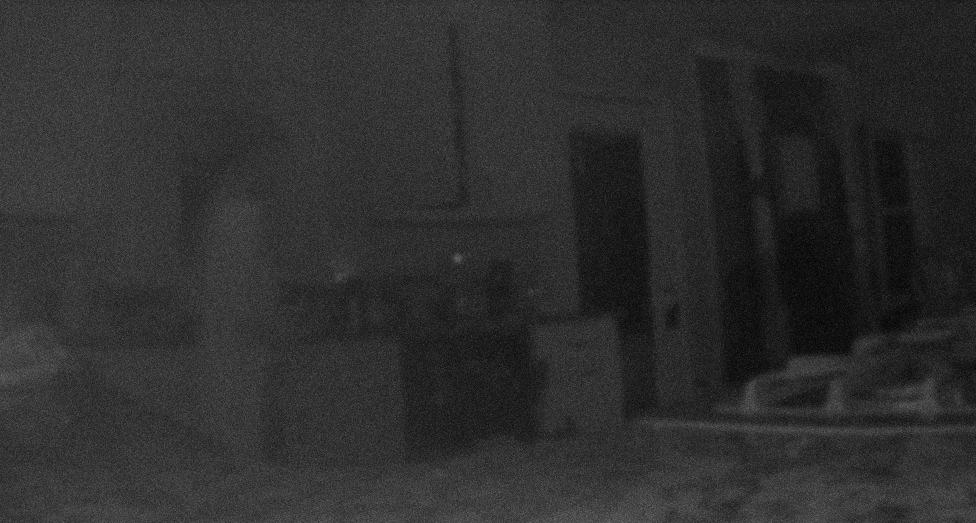
#> input picture HW2/5/P5/ghost_1.png, 976 x 523 px; its folder holds only this picture in this run
$ python b.py
#> lines starting #> are read from the running program, lines starting #| are printed output that depends on the picture
### HW2/5/a.py

import numpy as np
import matplotlib.pyplot as plt
import cv2, glob

def import_images(plot=False):
#> called with plot = True
    filenames = glob.glob("P5/*.png")
    filenames.sort()
    print(filenames)
    images = []
    for filename in filenames:
        img = cv2.imread(filename)
#> img is the input picture: shape (523, 976, 3); min 0, max 111, mean 46.2
        img = cv2.cvtColor(img, cv2.COLOR_BGR2GRAY)
#> img: shape (523, 976)
        images.append(img)
    images = np.array(images)
    if plot:
        plt.figure()
        for i in range(len(images)):
            plt.subplot(2, 2, i + 1)
            plt.xticks([])
            plt.yticks([])
            plt.grid(False)
            plt.imshow(images[i],cmap='gray')
#> this loop made 1 pass
        plt.show()
    return images

def hist_eq(img):
    pdf = (np.histogram(img.ravel(), 256, [0, 255])[0])
    cdf = np.cumsum(pdf)

    nj = (cdf - cdf.min()) * 255
    N = cdf.max() - cdf.min()

    cdf = nj / N

    cdf = cdf.astype('uint8')
    new = cdf[img.ravel()]
    new = new.reshape((img.shape[0], img.shape[1]))

    return new


def adaptive_hist_eq(img, tile, method):
    row = np.ceil(img.shape[0] / tile).astype(int)
    col = np.ceil(img.shape[1] / tile).astype(int)
    new = img.copy()
    for i in range(row):
        for j in range(col):

            x = [i * tile, (i + 1) * tile]
            y = [j * tile, (j + 1) * tile]

            if x[1] > new.shape[0]:
                x[1] = new.shape[0]
            if y[1] > new.shape[1]:
                y[1] = new.shape[1]
            new[x[0]:x[1], y[0]:y[1]] = method(new[x[0]:x[1], y[0]:y[1]])

    return new

# [7 lines that do not run on import are left out]

### HW2/5/b.py

import numpy as np
import matplotlib.pyplot as plt
import cv2, glob
from a import *

def enh(img,tile):
    row = np.ceil(img.shape[0] / tile).astype(int)
    col = np.ceil(img.shape[1] / tile).astype(int)
    new = img.copy()
    for i in range(row):
        x = [i * tile - 2, i * tile + 2]
        if x[1] > new.shape[0]:
            x[1] = new.shape[0]
        if x[0] < 0:
            x[0] = 0
        new[x[0]:x[1],:] = cv2.blur(new[x[0]:x[1],:],(5,5))
    for i in range(col):
        y = [i * tile - 2, i * tile + 2]
        if y[1] > new.shape[1]:
            y[1] = new.shape[1]
        if y[0] < 0:
            y[0] = 0
        new[:,y[0]:y[1]] = cv2.blur(new[:,y[0]:y[1]], (5, 5))

    return new

if __name__ == "__main__":
    images = import_images(plot=True)
    for image in images:
        new_img = adaptive_hist_eq(image,200,hist_eq)
        new_img = enh(new_img,200)
        plt.figure()
        plt.imshow(new_img, cmap='gray')
        plt.show()
#> this loop made 1 pass
#> pass 1, in hist_eq, `new = new.reshape((img.shape[0], img.shape[1]))`:
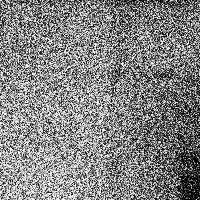
#> new: shape (200, 200); min 0, max 255, mean 130.9
#> pass 1, in hist_eq (call 2), `new = new.reshape((img.shape[0], img.shape[1]))`:
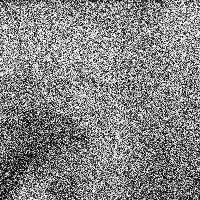
#> new: shape (200, 200); min 0, max 255, mean 131.3
#> pass 1, in hist_eq (call 3), `new = new.reshape((img.shape[0], img.shape[1]))`:
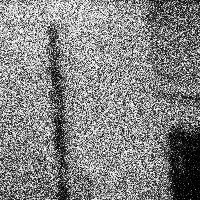
#> new: shape (200, 200); min 0, max 255, mean 130.9
#> pass 1, in hist_eq (call 4), `new = new.reshape((img.shape[0], img.shape[1]))`:
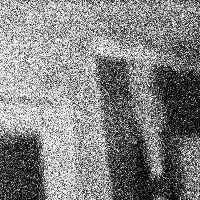
#> new: shape (200, 200); min 0, max 255, mean 130.4
#> pass 1, `plt.show()`:
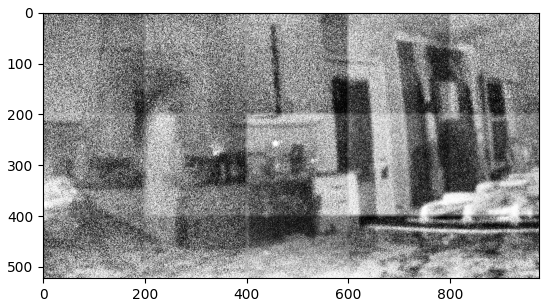
#> figure drawn by matplotlib, 1 panel

$ run again, on HW2/5/P5/ghost_2.png
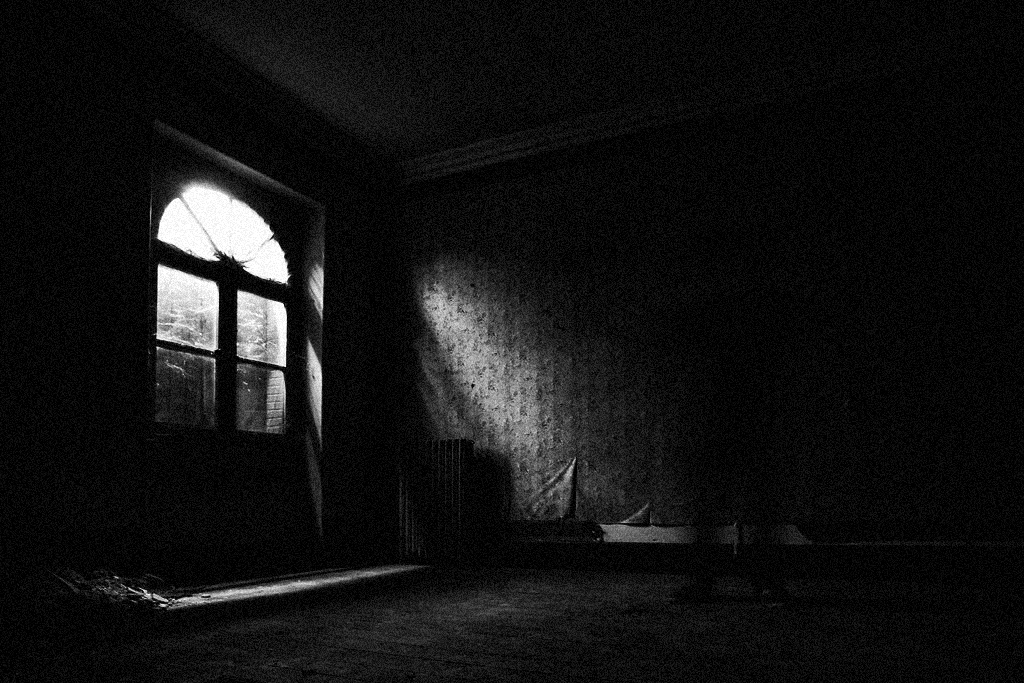
#> input picture HW2/5/P5/ghost_2.png, 1024 x 683 px
#> in import_images, img is the input picture: shape (683, 1024, 3); min 0, max 255, mean 18.8
#> img: shape (683, 1024)
#> the loop in import_images, `for i in range(len(images)):` made 1 pass
#> the loop `for image in images:` made 1 pass
#> pass 1, in hist_eq (call 4), `new = new.reshape((img.shape[0], img.shape[1]))`:
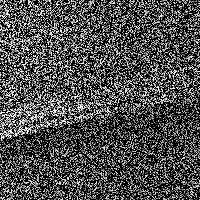
#> new: shape (200, 200); min 0, max 255, mean 80.1
#> pass 1, `plt.show()`:
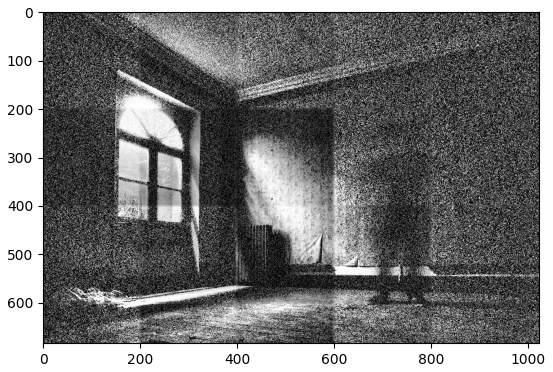
#> figure drawn by matplotlib, 1 panel

$ run again, on HW2/5/P5/ghost_3.png
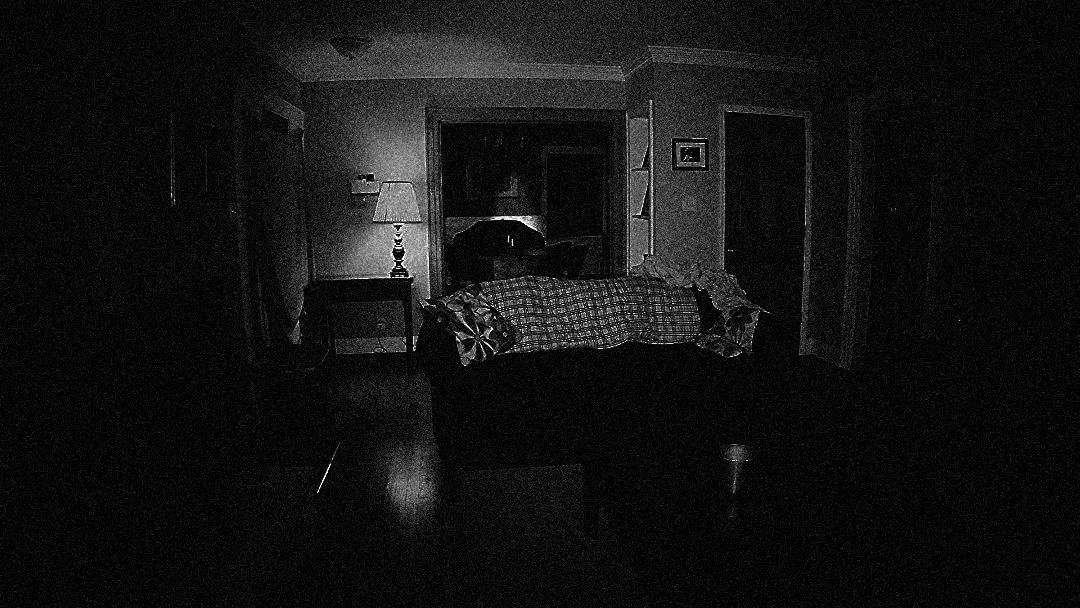
#> input picture HW2/5/P5/ghost_3.png, 1080 x 608 px
#> in import_images, img is the input picture: shape (608, 1080, 3); min 0, max 255, mean 17.5
#> img: shape (608, 1080)
#> the loop in import_images, `for i in range(len(images)):` made 1 pass
#> the loop `for image in images:` made 1 pass
#> pass 1, in hist_eq (call 4), `new = new.reshape((img.shape[0], img.shape[1]))`:
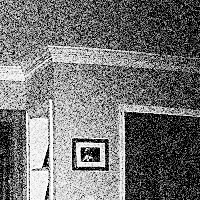
#> new: shape (200, 200); min 0, max 255, mean 113.9
#> pass 1, `plt.show()`:
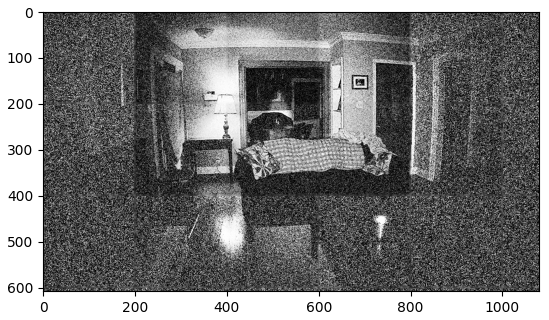
#> figure drawn by matplotlib, 1 panel

$ run again, on HW2/5/P5/ghost_4.png
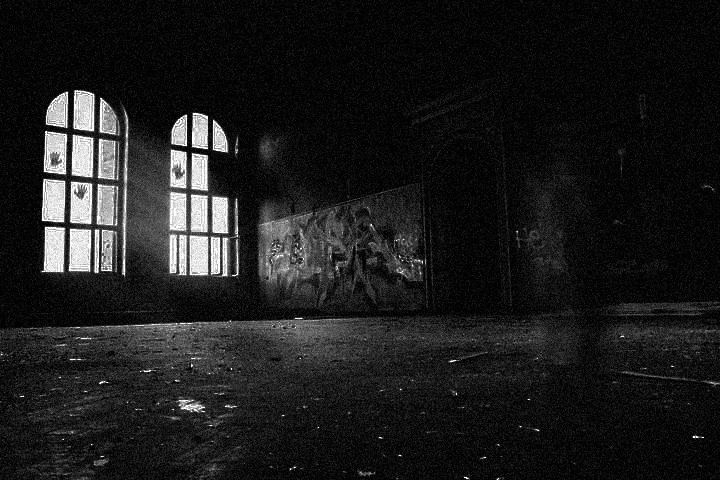
#> input picture HW2/5/P5/ghost_4.png, 720 x 480 px
#> in import_images, img is the input picture: shape (480, 720, 3); min 0, max 255, mean 28.2
#> img: shape (480, 720)
#> the loop in import_images, `for i in range(len(images)):` made 1 pass
#> the loop `for image in images:` made 1 pass
#> pass 1, in hist_eq (call 4), `new = new.reshape((img.shape[0], img.shape[1]))`:
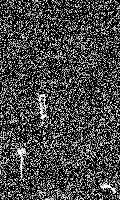
#> new: shape (200, 120); min 0, max 255, mean 71.7
#> pass 1, `plt.show()`:
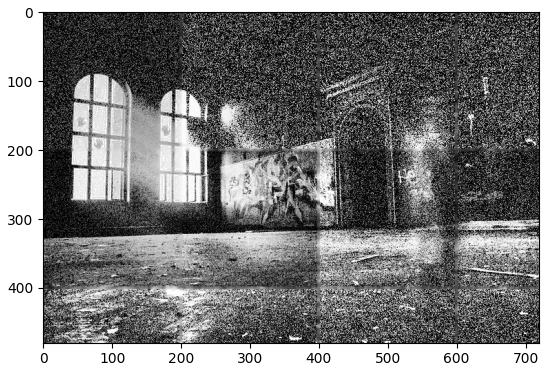
#> figure drawn by matplotlib, 1 panel
